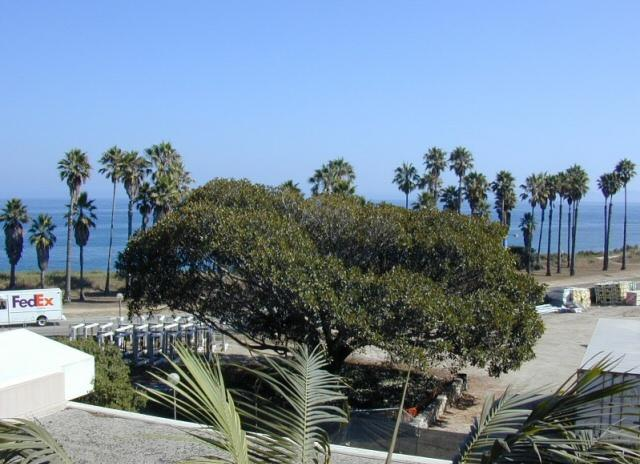
//> input picture homography/window_view_1.jpg, 640 x 464 px
$ ./Source2   (built with g++ and OpenCV 4)
//> lines starting //> are read from the running program, lines starting //| are printed output that depends on the picture
# include "opencv2/core/core.hpp"
# include "opencv2/features2d/features2d.hpp"
# include "opencv2/highgui/highgui.hpp"
# include "opencv2/nonfree/features2d.hpp"
#include"opencv2/imgproc/imgproc.hpp"
#include"opencv2/calib3d/calib3d.hpp"
#include<iostream>
using namespace cv;
using namespace std;

/**
* @function main
* @brief Main function
*/
int main(int argc, char** argv)
{
	Mat img_1 = imread("window_view_2.jpg", CV_LOAD_IMAGE_GRAYSCALE);
//> window_view_2.jpg cannot be read in this run, so this picture is empty
	equalizeHist(img_1,img_1);
	Mat img_2 = imread("window_view_1.jpg", CV_LOAD_IMAGE_GRAYSCALE);
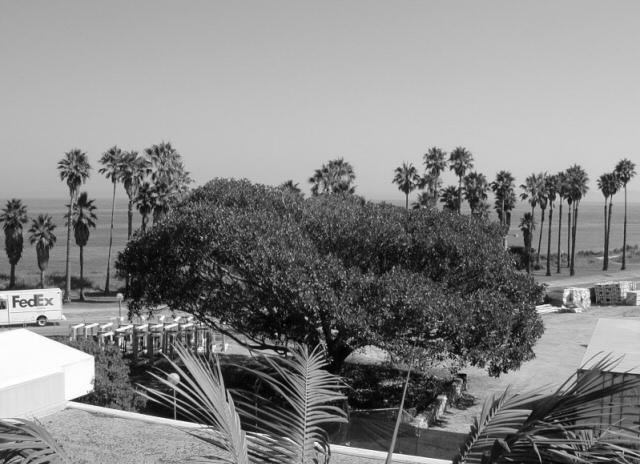
//> img_2: 464 rows x 640 cols, CV_8UC1; min 0, max 255, mean 133.9
	equalizeHist(img_2, img_2);
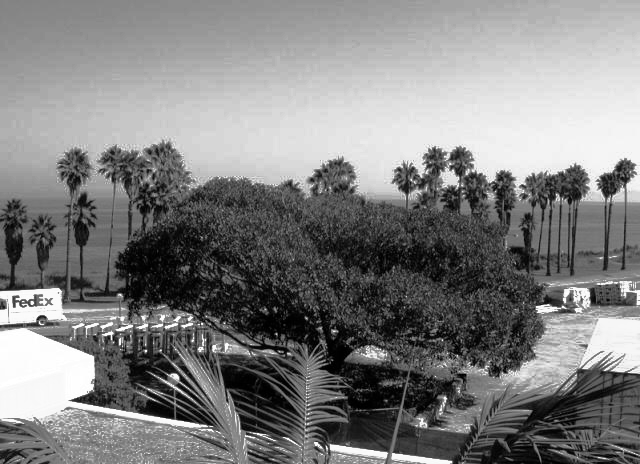
//> img_2: 464 rows x 640 cols, CV_8UC1; min 0, max 255, mean 128.4
	if (!img_1.data || !img_2.data)
	{
//> (the run ends here: the program exits with an error code, at `printf(" --(!) Error reading images \n"); return -1;`)
